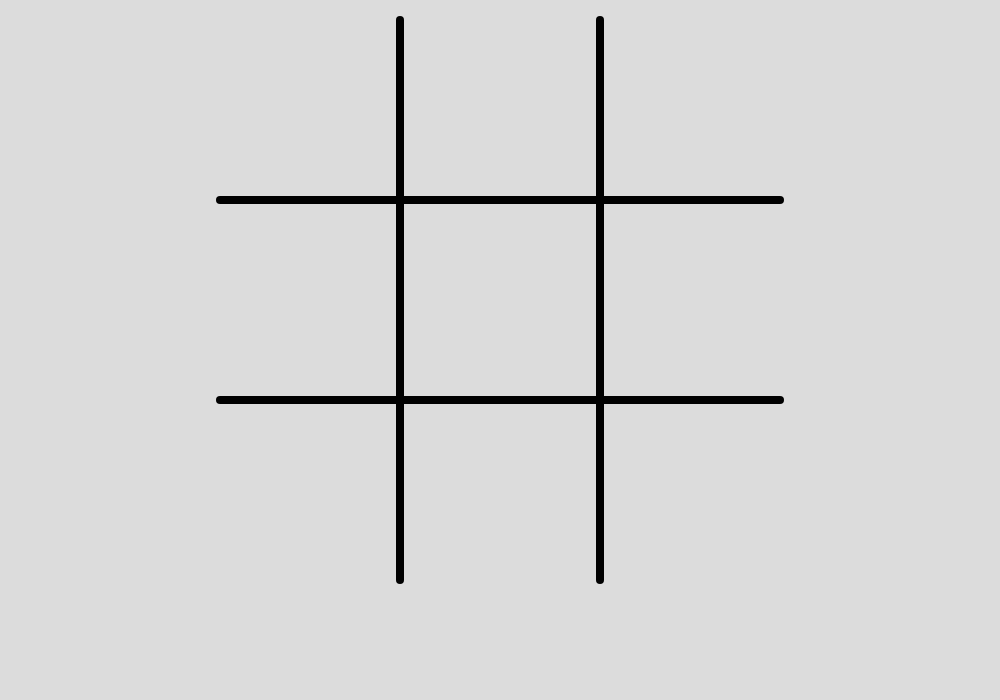
Frame 1 (no input)
Frame 60 (no input): identical to frame 1, image omitted
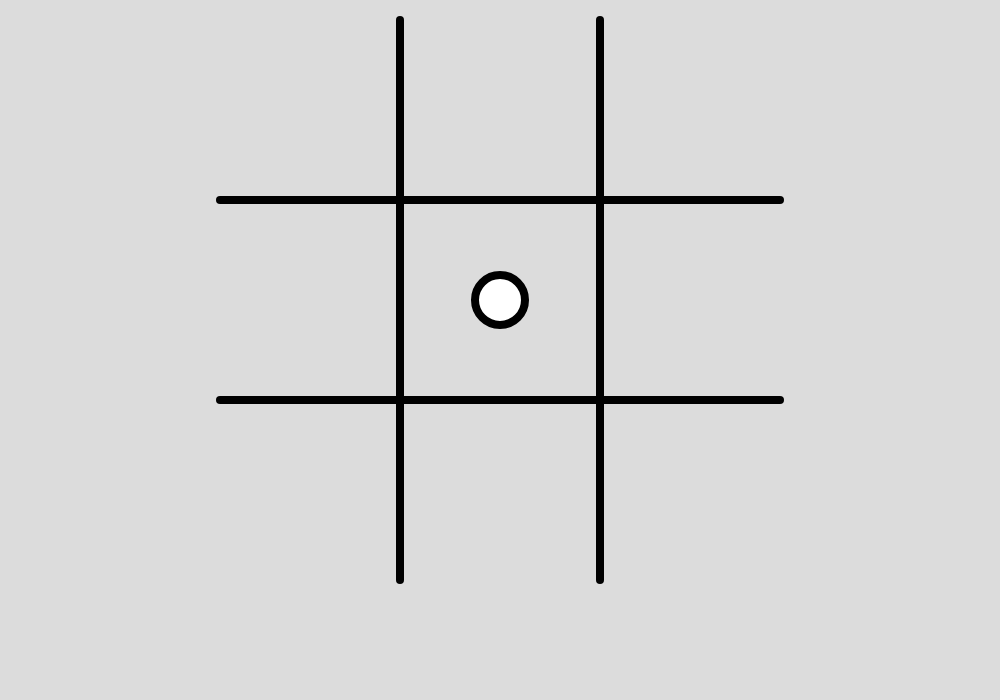
Frame 120 (the mouse pressed at the canvas centre since frame 60)

The p5.js sketch that drew these frames (run headless with seeded random() and noise() and a simulated clock; from frame 60 on, the mouse is pressed at the canvas centre):

// p5.js sketch
// ── sketch.js
let grid = [0, 0, 0, 0, 0, 0, 0, 0, 0];
let turn = 0;
let winner = 0;

function setup() {
  createCanvas(1000, 700);

  for(let i = 0; i < 9; i++)
  {
    grid[i] = 0;
  }
  turn = 0;
  winner = 0;
}

function draw() {
  //bg
  background(220);

  if(winner == 0)
  {
    //lines
    strokeWeight(8);
    line(400, 20, 400, 580);
    line(600, 20, 600, 580);
    line(220, 200, 780, 200);
    line(220, 400, 780, 400);

    //placing
    Layer();

    //check for win
    CheckForWin();
  }

  Ending();

  //text settings
  textSize(50);
  textFont('Georgia');
}

function mousePressed() {
  PlaceLayers();
}

function CheckForWin()
{
  if(grid[0] == 1 && grid[1] == 1 && grid[2] == 1 || grid[3] == 1 && grid[4] == 1 && grid[5] == 1 || grid[6] == 1 && grid[7] == 1 && grid[8] == 1 || grid[0] == 1 && grid[3] == 1 && grid[6] == 1 || grid[1] == 1 && grid[4] == 1 && grid[7] == 1 || grid[2] == 1 && grid[5] == 1 && grid[8] == 1 || grid[0] == 1 && grid[4] == 1 && grid[8] == 1 || grid[2] == 1 && grid[4] == 1 && grid[6] == 1)
  {
    console.log("Winner");
    winner = 1;
  }
  else if(grid[0] == 2 && grid[1] == 2 && grid[2] == 2 || grid[3] == 2 && grid[4] == 2 && grid[5] == 2 || grid[6] == 2 && grid[7] == 2 && grid[8] == 2 || grid[0] == 2 && grid[3] == 2 && grid[6] == 2 || grid[1] == 2 && grid[4] == 2 && grid[7] == 2 || grid[2] == 2 && grid[5] == 2 && grid[8] == 2 || grid[0] == 2 && grid[4] == 2 && grid[8] == 2 || grid[2] == 2 && grid[4] == 2 && grid[6] == 2)
  {
    console.log("Winner");
    winner = 2;
  }
  else if(grid[0] != 0 && grid[1] != 0 && grid[2] != 0 && grid[3] != 0 && grid[4] != 0 && grid[5] != 0 && grid[6] != 0 && grid[7] != 0 && grid[8] != 0)
  {
    console.log("Draw");
    winner = 3;
  }
}

function Ending()
{
  if(winner == 3)
  {
    text("Draw", 435, 300);
  }

  if(winner == 1)
  {
    text("Circle Player Wins", 300, 300);
  }

  if(winner == 2)
  {
    text("cross Player Wins", 300, 300);
  }

  if(winner != 0)
  {
    text("Press Spacebar To Restart", 225, 400);
  }
}

function keyPressed()
{
  setup();
}

function cross(x, y)
{
  y -= 18;

  line(x - 20, y, x + 20, y + 40);
  line(x + 20, y, x - 20, y + 40);
}

function Layer()
{
  let x;
  let y;

  let j;

  for(let i = 0; i < 9; i++)
  {
    if(grid[i] == 1)
    {
      if(i == 0 || i == 3 || i == 6) {j = 0} else if(i == 1 || i == 4 || i == 7) {j = 1} else if(i == 2 || i == 5 || i == 8) {j = 2}

      if(j <= 2 && i >= 0 && i <= 2)
      {
        x = 310 + 190 * j;
        y = 110;
      }
      if(j <= 2 && i >= 3 && i <= 5)
      {
        x = 310 + 190 * j;
        y = 300;
      }
      if(j <= 2 && i >= 6 && i <= 9)
      {
        x = 310 + 190 * j;
        y = 490;
      }
      circle(x, y, 50);
    }

    if(grid[i] == 2)
    {
      if(i == 0 || i == 3 || i == 6) {j = 0} else if(i == 1 || i == 4 || i == 7) {j = 1} else if(i == 2 || i == 5 || i == 8) {j = 2}

      if(j <= 2 && i >= 0 && i <= 2)
      {
        x = 310 + 190 * j;
        y = 110;
      }
      if(j <= 2 && i >= 3 && i <= 5)
      {
        x = 310 + 190 * j;
        y = 300;
      }
      if(j <= 2 && i >= 6 && i <= 9)
      {
        x = 310 + 190 * j;
        y = 490;
      }
      cross(x, y, 50);
    }
  }
}

function PlaceLayers()
{
  //Layer 01

  if(mouseX > 220 && mouseX < 400 && mouseY > 20 && mouseY < 200 && grid[0] == 0)
  {
    if(turn == 0)
    {
      grid[0] = 1;
      turn = 1;
    }
    else
    {
      grid[0] = 2;
      turn = 0;
    }
  }

  if(mouseX > 400 && mouseX < 580 && mouseY > 20 && mouseY < 200 && grid[1] == 0)
  {
    if(turn == 0)
    {
      grid[1] = 1;
      turn = 1;
    }
    else
    {
      grid[1] = 2;
      turn = 0;
    }
  }

  if(mouseX > 580 && mouseX < 760 && mouseY > 20 && mouseY < 200 && grid[2] == 0)
  {
    if(turn == 0)
    {
      grid[2] = 1;
      turn = 1;
    }
    else
    {
      grid[2] = 2;
      turn = 0;
    }
  }

  //Layer 02

  if(mouseX > 220 && mouseX < 400 && mouseY > 210 && mouseY < 390 && grid[3] == 0)
  {
    if(turn == 0)
    {
      grid[3] = 1;
      turn = 1;
    }
    else
    {
      grid[3] = 2;
      turn = 0;
    }
  }

  if(mouseX > 400 && mouseX < 580 && mouseY > 210 && mouseY < 390 && grid[4] == 0)
  {
    if(turn == 0)
    {
      grid[4] = 1;
      turn = 1;
    }
    else
    {
      grid[4] = 2;
      turn = 0;
    }
  }

  if(mouseX > 580 && mouseX < 760 && mouseY > 210 && mouseY < 390 && grid[5] == 0)
  {
    if(turn == 0)
    {
      grid[5] = 1;
      turn = 1;
    }
    else
    {
      grid[5] = 2;
      turn = 0;
    }
  }

  //Layer 03

  if(mouseX > 220 && mouseX < 400 && mouseY > 400 && mouseY < 580 && grid[6] == 0)
  {
    if(turn == 0)
    {
      console.log("test");
      grid[6] = 1;
      turn = 1;
    }
    else
    {
      grid[6] = 2;
      turn = 0;
    }
  }

  if(mouseX > 400 && mouseX < 580 && mouseY > 400 && mouseY < 580 && grid[7] == 0)
  {
    if(turn == 0)
    {
      grid[7] = 1;
      turn = 1;
    }
    else
    {
      grid[7] = 2;
      turn = 0;
    }
  }

  if(mouseX > 580 && mouseX < 760 && mouseY > 400 && mouseY < 580 && grid[8] == 0)
  {
    if(turn == 0)
    {
      grid[8] = 1;
      turn = 1;
    }
    else
    {
      grid[8] = 2;
      turn = 0;
    }
  }
}
